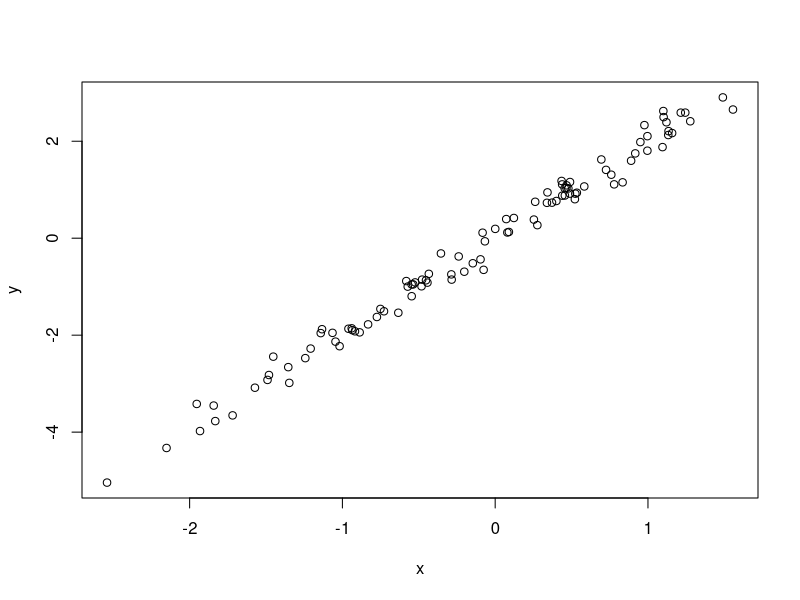

This chart was generated by the following R code:
# Simulate and plot sata
# Pintu Kumar Mahla
# pintumahla.arizona.edu
# 2026-11-17

# Simulate predictor variable
x <- rnorm(n = 100)
# Simulate response variable with some noise
y <- 2*x + rnorm(n = 100, sd = 0.2)
# Plot the data
plot(x = x, y = y)
